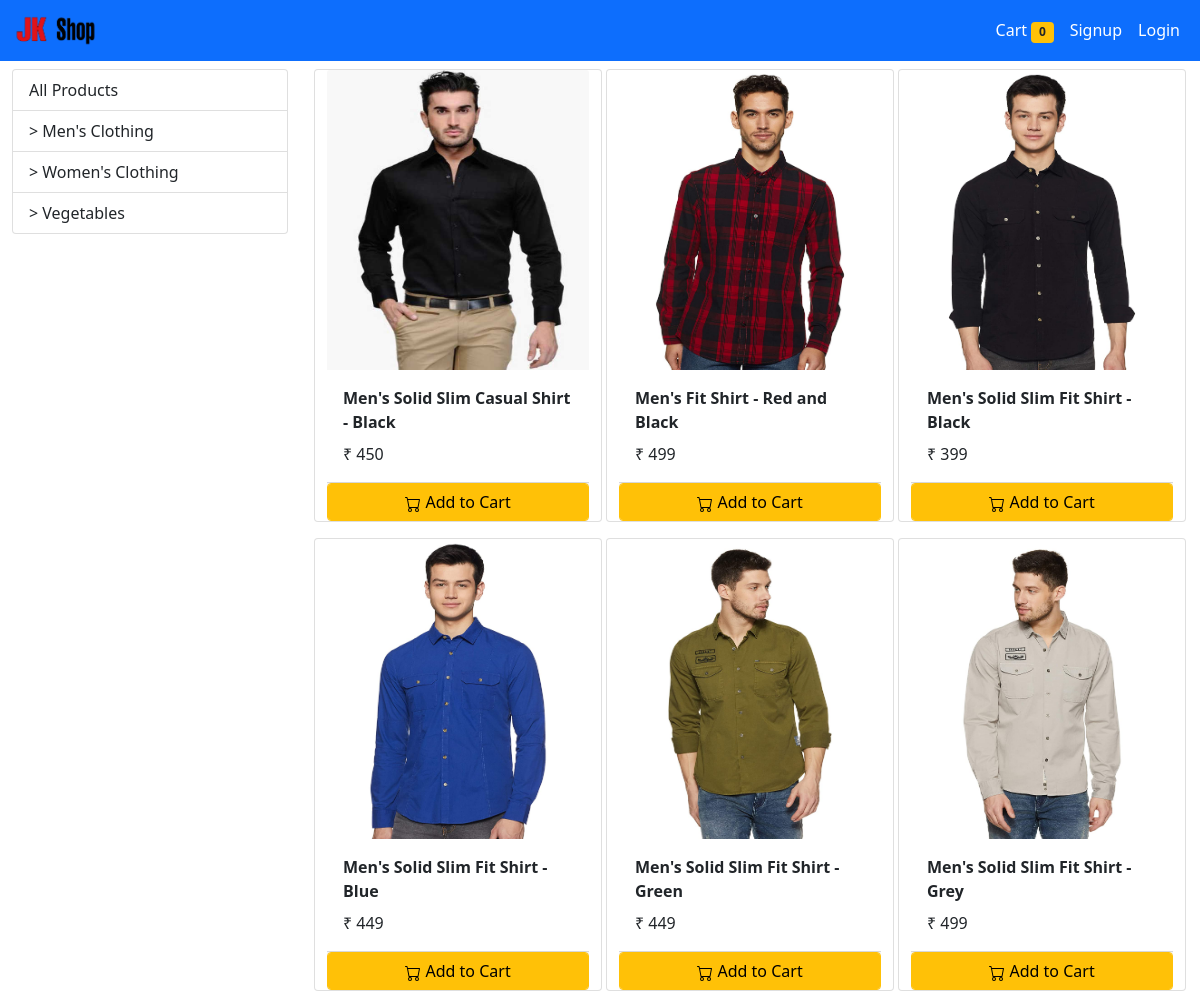
/?category=1, run on the app's committed database.
### store/models/category.py (models this page shows, shortened)
class Category(models.Model):
    name = models.CharField(max_length=50)
    @staticmethod
    def get_all_categories():
        return Category.objects.all()
    class Meta:
        db_table = 'Category'

### store/models/product.py (models this page shows, shortened)
class Product(models.Model):
    name = models.CharField(max_length=50)
    price = models.IntegerField(default=0)
    category = models.ForeignKey(Category, on_delete=models.CASCADE, default=1)
    description = models.CharField(max_length=200, default='')
    image = models.ImageField(upload_to='uploads/products/')
    @staticmethod
    def get_all_products_by_category_id(category_id):
        if category_id:
            return Product.objects.filter(category=category_id)
        else:
            return Product.objects.all()
    class Meta:
        db_table = 'Product'

### store/views/home.py (the view, shortened to what this page needs)
# urls.py: path('', Index.as_view(), name='index'),
class Index(View):
    def get(self, request):
        cart = request.session.get('cart')
        if not cart:
            request.session['cart'] = {}
        categories = Category.get_all_categories()
        category_id = request.GET.get('category')
        if category_id:
            products = Product.get_all_products_by_category_id(category_id)
        else:
            products = Product.get_all_products()
        context = {'products': products, 'categories': categories}
        return render(request, 'store/index.html', context)

### store/templatetags/cart.py (called while the page is built)
@register.filter(name='is_in_cart')
def is_in_cart(product, cart):
    keys = cart.keys()
    for id in keys:
        if int(id) == product.id:
            return True
    return False

### store/templatetags/custom_filter.py (called while the page is built)
@register.filter(name='currency')
def currency(number):
    return "₹ " + str(number)

### store/templates/store/index.html (shortened to what this page needs)
{% extends 'base.html' %}
{% load cart %}
{% load custom_filter %}
{% block content %}
<div class="container-fluid mt-2">
    <div class="row">
        <div class="col-lg-3">
            <div class="list-group">
                <a href="/" class="list-group-item list-group-item-action">All Products</a>
                {% for category in categories %}
                <a href="/?category={{category.id}}" class="list-group-item list-group-item-action">
                    &gt; {{ category.name }}</a>
                {% endfor %}
            </div>
        </div>
        <div id="products" class="col-lg-9 mx-auto">
            <div class="row mx-auto">
                {% for product in products %}
                <div class="card mx-auto mb-3" id="{{ product.id }}" style="width: 18rem;">
                    <img class="card-img-top" src="{{ product.image.url }}" alt="..." height="300px">
                    <div class="card-body">
                        <p class="card-title"><b>{{ product.name }}</b></p>
                        <p class="card-text">{{ product.price|currency }}</p>
                    </div>
                    <div class="card-footer p-0 nu-gutters">
                        {% if product|is_in_cart:request.session.cart %}
                        <div class="row nu-gutters">
                            <form action="{% url 'index' %}#{{ product.id }}" method="POST" class="col-2">
                                {% csrf_token %}
                                <input hidden type="text" name="product" value="{{ product.id }}">
                                <input hidden type="text" name="remove" value="True">
                                <input type="submit" value=" - " class="btn btn-block btn-light border-right">
                            </form>
                            <div class="text-center col">
                                {{ product|cart_quantity:request.session.cart }} in Cart
                            </div>
                            <form action="{% url 'index' %}#{{ product.id }}" method="POST" class="col-2">
                                {% csrf_token %}
                                <input hidden type="text" name="product" value="{{ product.id }}">
                                <input type="submit" value=" + " class="btn btn-block btn-light border-left">
                            </form>
                        </div>
                        {% else %}
                        <form action="{% url 'index' %}#{{ product.id }}" method="POST" class="btn-block">
                            <button type="submit" class="float-right btn btn-warning form-control">
                                Add to Cart
                            </button>
                        </form>
                        {% endif %}
                    </div>
                </div>
                {% endfor %}
            </div>
        </div>
    </div>
</div>
{% endblock %}

### data on the page
Category: name "Men's Clothing"
Category: name "Women's Clothing"
Category: name "Vegetables"
Product: {{ product.id }} 1 (drawn), image (picture), name "Men's Solid Slim Casual Shirt - Black", price "₹ 450"
Product: image (picture), name "Men's Fit Shirt - Red and Black", price "₹ 499"
Product: image (picture), name "Men's Solid Slim Fit Shirt - Black", price "₹ 399"
Product: image (picture), name "Men's Solid Slim Fit Shirt - Blue", price "₹ 449"
Product: image (picture), name "Men's Solid Slim Fit Shirt - Green", price "₹ 449"
Product: image (picture), name "Men's Solid Slim Fit Shirt - Grey", price "₹ 499"

### other printed values
{{ request.session.cart.keys|length }} "0"
